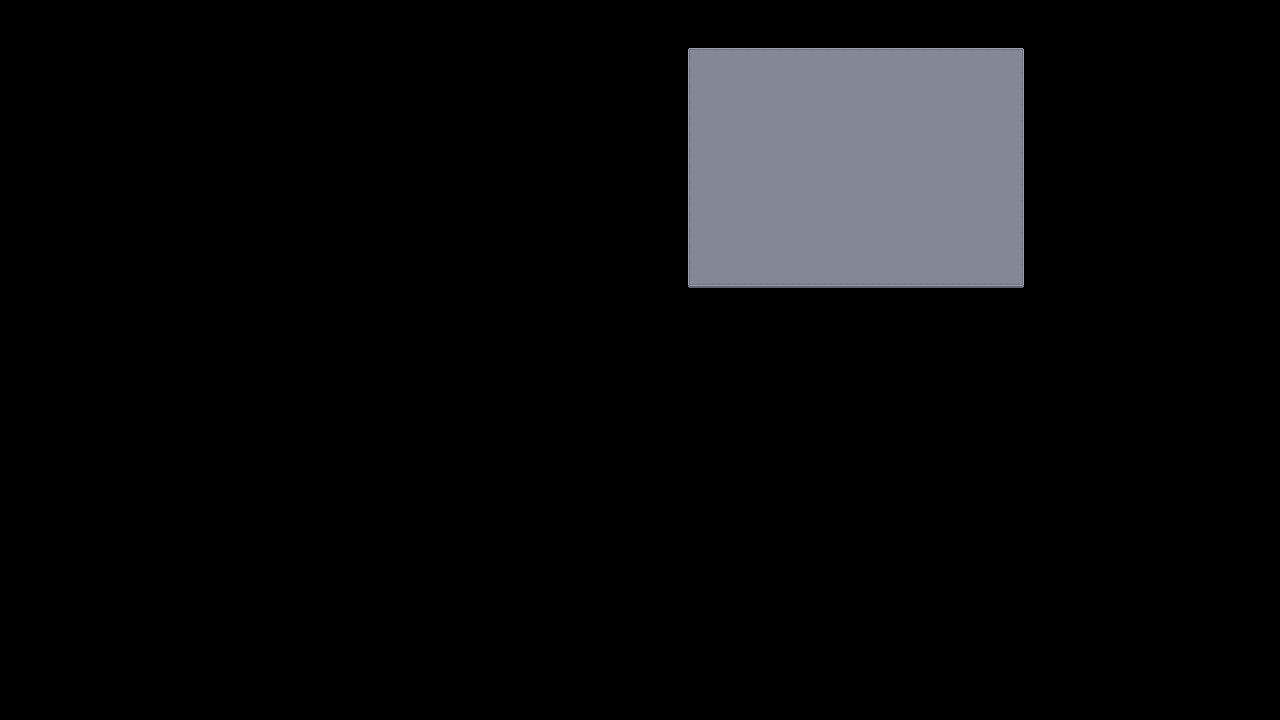

A 2D game scene composited from a Tiled map and its tileset images. What follows is a short description and the map's XML, with each tile layer's data collapsed to a summary:
An orthogonal 80x45 tile map with 16x16 px tiles, 1 tile layer (Calque 2), 1 hidden layer not drawn.

<map version="1.0" orientation="orthogonal" width="80" height="45" tilewidth="16" tileheight="16">
 <tileset firstgid="1" name="UIpackSheet_transparent" tilewidth="16" tileheight="16" spacing="2">
  <image source="UIpackSheet_transparent.png" width="538" height="592" />
 </tileset>
 <layer name="Calque de Tile 1" width="80" height="45" visible="0">
  <data>[3600 cells, 1890 non-empty, 9 distinct tile ids]</data>
 </layer>
 <layer name="Calque 2" width="80" height="45">
  <data>[3600 cells, 315 non-empty, 10 distinct tile ids]</data>
 </layer>
</map>
